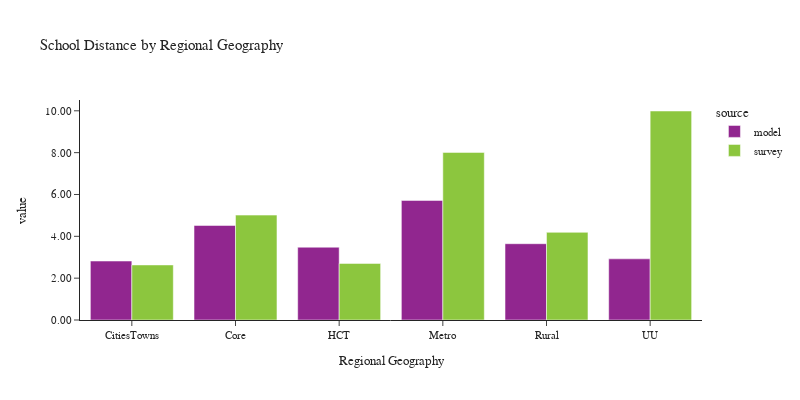

The code cell stored with this chart in its notebook:
### Code cell
plot_school_location(df_students, 'rg_proposed_school', 'Regional Geography', 'Regional Geography')

### Figure 1 — Plotly figure (JSON) as saved in the notebook; plotly's stock layout.template omitted (floating-point values rounded to 4 significant figures)
{"data": [{"alignmentgroup": "True", "customdata": [[8880], [25146], [18226], [34140], [7241], [3640]], "hovertemplate": "source=model<br>rg_proposed_school=%{x}<br>value=%{y}<br>sample count=%{customdata[0]}<extra></extra>", "legendgroup": "model", "marker": {"color": "#91268F", "pattern": {"shape": ""}}, "name": "model", "offsetgroup": "model", "orientation": "v", "showlegend": true, "textposition": "auto", "type": "bar", "x": ["CitiesTowns", "Core", "HCT", "Metro", "Rural", "UU"], "xaxis": "x", "y": [2.819, 4.519, 3.479, 5.717, 3.647, 2.923], "yaxis": "y"}, {"alignmentgroup": "True", "customdata": [[43], [152], [149], [515], [37], [23]], "hovertemplate": "source=survey<br>rg_proposed_school=%{x}<br>value=%{y}<br>sample count=%{customdata[0]}<extra></extra>", "legendgroup": "survey", "marker": {"color": "#8CC63E", "pattern": {"shape": ""}}, "name": "survey", "offsetgroup": "survey", "orientation": "v", "showlegend": true, "textposition": "auto", "type": "bar", "x": ["CitiesTowns", "Core", "HCT", "Metro", "Rural", "UU"], "xaxis": "x", "y": [2.632, 5.014, 2.705, 8.012, 4.19, 9.991], "yaxis": "y"}], "layout": {"barmode": "group", "font": {"size": 11}, "height": 400, "legend": {"title": {"text": "source"}, "tracegroupgap": 0}, "title": {"text": "School Distance by Regional Geography"}, "width": 800, "xaxis": {"anchor": "y", "domain": [0.0, 1.0], "title": {"text": "Regional Geography"}}, "yaxis": {"anchor": "x", "domain": [0.0, 1.0], "tickformat": ".2f", "title": {"text": "value"}}}}
